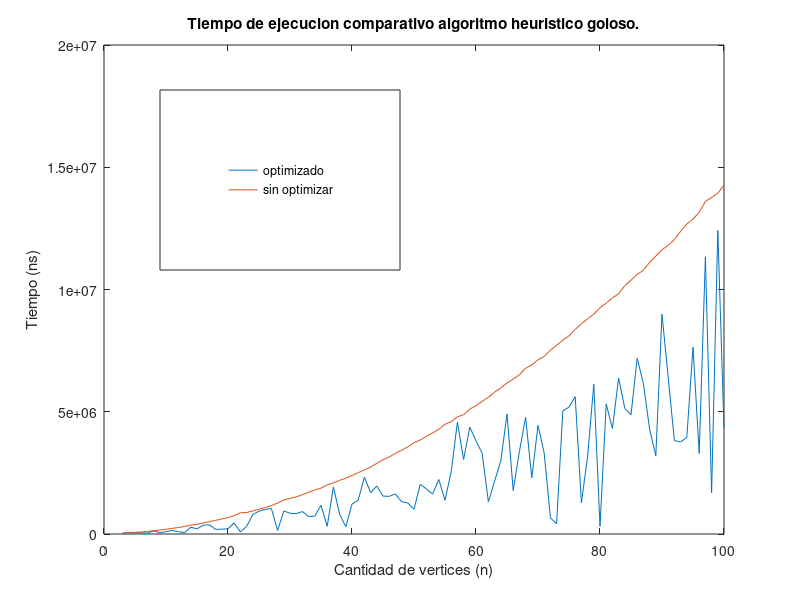
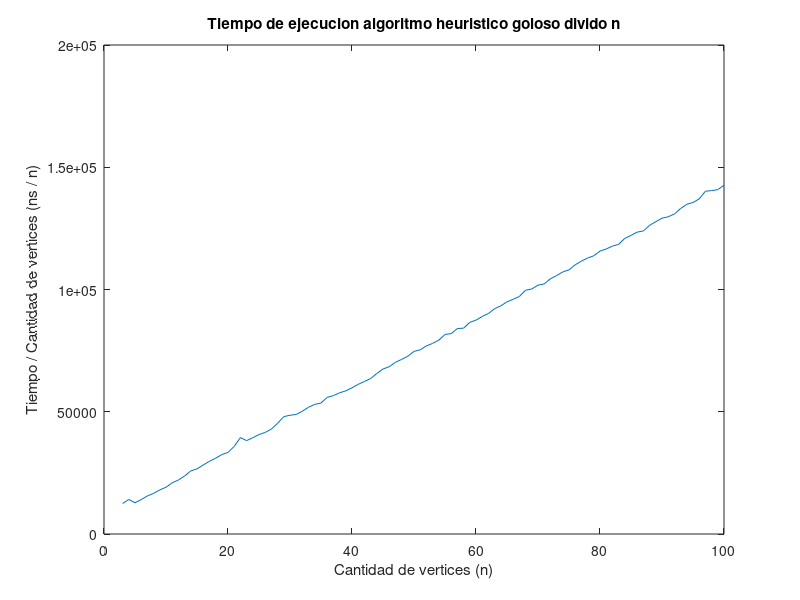

Recreate these plots in MATLAB, in order.
function graficar_exacto_tiempo()

  close all;

  datos_opt = [3 35197
4 50270
5 58042
6 50428
7 39324
8 127947
9 56387
10 93262
11 146920
12 99163
13 54339
14 280618
15 205319
16 364560
17 374639
18 189708
19 195889
20 214596
21 456077
22 77336
23 313001
24 791719
25 936700
26 1001734
27 1042231
28 140065
29 944737
30 847017
31 834449
32 917207
33 717720
34 731325
35 1175285
36 313947
37 1925911
38 810729
39 297285
40 1225490
41 1384622
42 2323464
43 1689824
44 1964449
45 1550444
46 1539408
47 1640165
48 1319126
49 1270228
50 1008941
51 2030539
52 1843786
53 1633729
54 2231747
55 1380452
56 2551550
57 4571905
58 3047162
59 4371403
60 3809255
61 3295614
62 1312755
63 2165704
64 2989710
65 4910500
66 1782837
67 3375187
68 4772185
69 2296760
70 4443502
71 3303509
72 663038
73 415444
74 5035953
75 5190611
76 5617385
77 1273201
78 3182507
79 6128137
80 314943
81 5319499
82 4316411
83 6377971
84 5140665
85 4875866
86 7184005
87 6154883
88 4291193
89 3196562
90 8989426
91 6398014
92 3819474
93 3767612
94 3950941
95 7642314
96 3291713
97 11337309
98 1687758
99 12411813
100 4340958];

  datos_sin_opt = [3 37432
4 56471
5 63884
6 84464
7 109011
8 133062
9 162411
10 191145
11 230318
12 265108
13 308356
14 361181
15 399532
16 451600
17 505090
18 557767
19 617401
20 667343
21 752316
22 867626
23 878460
24 944830
25 1016648
26 1080235
27 1158703
28 1267805
29 1392055
30 1457327
31 1515228
32 1607710
33 1711323
34 1802686
35 1875272
36 2011658
37 2094348
38 2194508
39 2283240
40 2392098
41 2509630
42 2619775
43 2734444
44 2888445
45 3037002
46 3147028
47 3300093
48 3427258
49 3562073
50 3734158
51 3843033
52 4000042
53 4132060
54 4281038
55 4489126
56 4589615
57 4789970
58 4882615
59 5106558
60 5248770
61 5427163
62 5590770
63 5805137
64 5971835
65 6173481
66 6335860
67 6510491
68 6780066
69 6914922
70 7124573
71 7261706
72 7516840
73 7716174
74 7931319
75 8103087
76 8367741
77 8594056
78 8804179
79 8989624
80 9255988
81 9441755
82 9654368
83 9831562
84 10156034
85 10380770
86 10618631
87 10784080
88 11110417
89 11367354
90 11626616
91 11806154
92 12042103
93 12378892
94 12677177
95 12880288
96 13156695
97 13598924
98 13764056
99 13943226
100 14266118];

  cc = lines(2);

  figure;
  plot(datos_opt(:,1), datos_opt(:,2), 'Color', cc(1,:));
  hold on;
  plot(datos_sin_opt(:,1), datos_sin_opt(:,2), 'Color', cc(2,:));
  title('Tiempo de ejecucion comparativo algoritmo heuristico goloso.');
  xlabel('Cantidad de vertices (n)');
  ylabel('Tiempo (ns)');
  hleg = legend({'optimizado', 'sin optimizar'});
  set(hleg, 'Position', [0.2 0.55 0.3 0.3]);
  % set(get(hleg,'Title'),'String','# aristas / # aristas Kn');
  saveas(gca, ['../graficos/goloso_tiempo.eps'],'epsc');
  
  figure;
  plot(datos_sin_opt(:,1), datos_sin_opt(:,2)./datos_sin_opt(:,1));
  title('Tiempo de ejecucion algoritmo heuristico goloso divido n');
  xlabel('Cantidad de vertices (n)');
  ylabel('Tiempo / Cantidad de vertices (ns / n)');
  saveas(gca, ['../graficos/goloso_tiempo_div_n.eps'],'epsc');
  
end